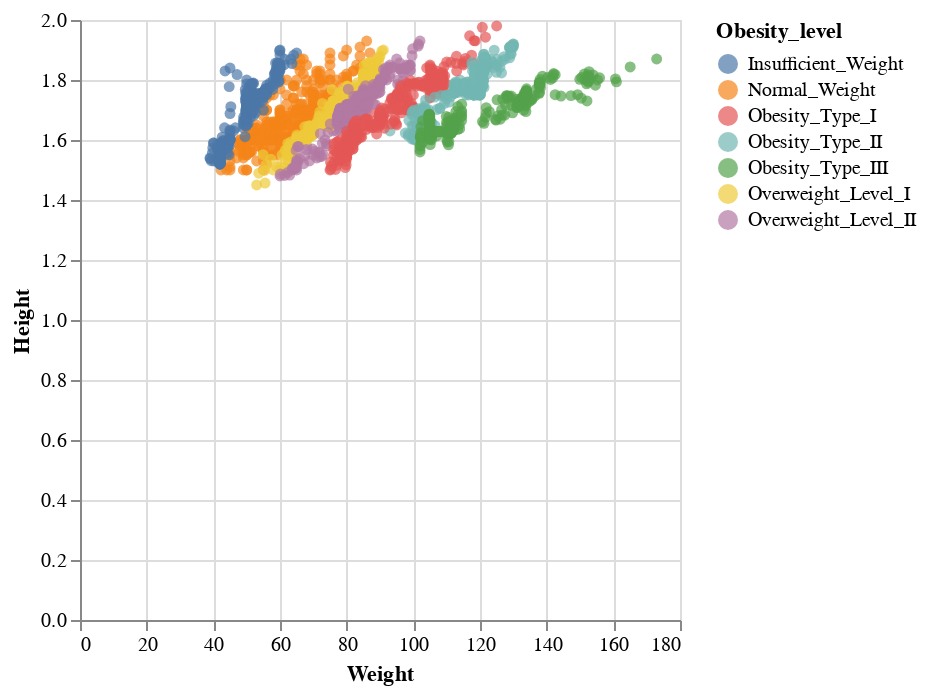

Notebook cell for this chart:
### Code cell
import altair as alt

# Create a scatter plot of weight vs. height, colored by obesity level
alt.Chart(data).mark_circle().encode(
    x='Weight',
    y='Height',
    color='Obesity_level'
).interactive()

### Figure 1 — Vega-Lite specification as saved in the notebook (floating-point values rounded to 4 significant figures; data arrays with more than 128 entries replaced by an {"elided": "..."} marker saying what was removed)
{"config": {"view": {"continuousWidth": 300, "continuousHeight": 300}}, "data": {"name": "data-045135befd3535ef78348f8ca4700d7f"}, "mark": {"type": "circle"}, "encoding": {"color": {"field": "Obesity_level", "type": "nominal"}, "x": {"field": "Weight", "type": "quantitative"}, "y": {"field": "Height", "type": "quantitative"}}, "params": [{"name": "param_1", "select": {"type": "interval", "encodings": ["x", "y"]}, "bind": "scales"}], "$schema": "https://vega.github.io/schema/vega-lite/v5.20.1.json", "datasets": {"data-045135befd3535ef78348f8ca4700d7f": {"elided": "2111 records"}}}
